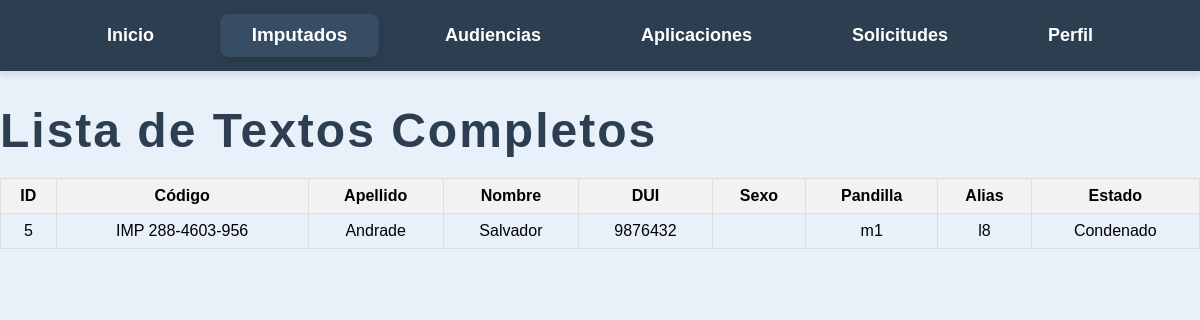
/Casos/imputados/tabla_imputados_achivados.php (signed in), run on the app's committed database.
### tables this page shows
CREATE TABLE `imputados_archivados` (
  `id` int(11) NOT NULL,
  `codigo` varchar(20) DEFAULT NULL,
  `apellido` varchar(255) NOT NULL,
  `nombre` varchar(255) NOT NULL,
  `fecha_nacimiento` date NOT NULL,
  `dui` varchar(10) NOT NULL,
  `departamento` varchar(255) NOT NULL,
  `distrito` varchar(255) NOT NULL,
  `direccion` text NOT NULL,
  `madre` varchar(255) DEFAULT NULL,
  `padre` varchar(255) DEFAULT NULL,
  `pandilla` varchar(255) DEFAULT NULL,
  `alias` varchar(255) DEFAULT NULL,
  `sexo` char(1) NOT NULL,
  `estado` varchar(20) NOT NULL
);

### Casos/imputados/tabla_imputados_achivados.php (the view, shortened to what this page needs)
<?php
$servername = "localhost";
$username = "root";
$password = "";
$dbname = "legalcc";
$conn = new mysqli($servername, $username, $password, $dbname);
$user_id = $_SESSION['user_id'];
$sql = "SELECT tipo FROM usuarios WHERE id = ?";
$stmt = $conn->prepare($sql);
$stmt->bind_param("i", $user_id);
$stmt->execute();
$stmt->bind_result($tipo_usuario);
?>
<!DOCTYPE html>
<html lang="es">
<head>
</head>
<body>
<nav>
        <ul>
            <li><a href="/Pagina_principal.php" >Inicio</a></li>
            <li>
                <a href="" class="active">Imputados</a>
            </li>
            <li><a href="/Audiencias/Buscar_Audiencias.php">Audiencias</a></li>
            <li><a href="/apps.php">Aplicaciones</a></li>
            <?php if ($tipo_usuario === 'juez'): ?>
            <li><a href="/Audiencias/ver_solicitudes.php">Solicitudes</a></li>
            <?php endif; ?>
            <li>
                <a href="/formularios/Perfil.php">Perfil</a>
            </li>
        </ul>
    </nav>
    <h1>Lista de Textos Completos</h1>
    <table>
        <tr>
            <th>ID</th>
            <th>Código</th>
            <th>Apellido</th>
            <th>Nombre</th>
            <th>DUI</th>
            <th>Sexo</th>
            <th>Pandilla</th>
            <th>Alias</th>
            <th>Estado</th>
        </tr>
        <?php
        $host = 'localhost';
        $username = 'root';
        $password = '';
        $database = 'legalcc';
        $encryption_key = 'LegalCC';
        $ciphering = "AES-128-CTR";
        $encryption_iv = '1234567891011121';
        $conn = new mysqli($host, $username, $password, $database);
        $sql = "SELECT * FROM imputados_archivados";
        $result = $conn->query($sql);
        function decrypt_data($data, $key, $ciphering, $iv) {
            return openssl_decrypt($data, $ciphering, $key, 0, $iv);
        }
        if ($result->num_rows > 0) {
            while ($row = $result->fetch_assoc()) {
                echo "<tr>";
                echo "<td>" . $row['id'] . "</td>";
                echo "<td>" . $row['codigo'],  "</td>";
                echo "<td>" . decrypt_data($row['apellido'], $encryption_key, $ciphering, $encryption_iv) . "</td>";
                echo "<td>" . decrypt_data($row['nombre'], $encryption_key, $ciphering, $encryption_iv) . "</td>";
                echo "<td>" . decrypt_data($row['dui'], $encryption_key, $ciphering, $encryption_iv) . "</td>";
                echo "<td>" . decrypt_data($row['sexo'], $encryption_key, $ciphering, $encryption_iv) . "</td>";
                echo "<td>" . decrypt_data($row['pandilla'], $encryption_key, $ciphering, $encryption_iv) . "</td>";
                echo "<td>" . decrypt_data($row['alias'], $encryption_key, $ciphering, $encryption_iv) . "</td>";
                echo "<td>" . $row['estado'], "</td>";
                echo "</tr>";
            }
        } else {
            echo "<tr><td colspan='12'>No se encontraron datos</td></tr>";
        }
        ?>
    </table>
</body>
</html>

### Casos/imputados/tabla_imputados_achivados.php (style rules this page uses)
body { font-family: 'Bahnschrift', sans-serif; background-color: #e8f0fa; margin: 0; padding: 0; display: flex; flex-direction: column; height: 100vh; }
nav { background-color: #2c3e50; padding: 15px 0; box-shadow: 0 4px 6px rgba(0, 0, 0, 0.1); }
ul { list-style-type: none; margin: 0; padding: 0; display: flex; justify-content: center; gap: 40px; }
ul li { position: relative; }
.active { background-color:#374D63; transform: scale(1.05); box-shadow: 0 4px 10px rgba(0, 0, 0, 0.1); }
ul li a { text-decoration: none; color: white; font-size: 18px; font-weight: bold; padding: 10px 30px; display: block; transition: background-color 0.3s ease, transform 0.2s ease; border-radius: 8px; }
h1 { color: #2c3e50; font-size: 48px; margin-bottom: 20px; letter-spacing: 2px; }
table { width: 100%; border-collapse: collapse; }
th, td { border: 1px solid #ddd; padding: 8px; text-align: center; }
th { background-color: #f2f2f2; }

### data on the page
imputados_archivados: id "5", codigo "IMP 288-4603-956", apellido "Andrade", nombre "Salvador", dui "9876432", pandilla "m1", alias "l8", estado "Condenado"
